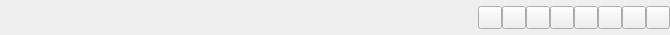
<?xml version="1.0" encoding="UTF-8"?>
<ui version="4.0">
 <class>statusbar</class>
 <widget class="QWidget" name="statusbar">
  <property name="geometry">
   <rect>
    <x>0</x>
    <y>0</y>
    <width>670</width>
    <height>35</height>
   </rect>
  </property>
  <property name="minimumSize">
   <size>
    <width>0</width>
    <height>35</height>
   </size>
  </property>
  <layout class="QHBoxLayout" name="horizontalLayout">
   <property name="spacing">
    <number>1</number>
   </property>
   <property name="leftMargin">
    <number>0</number>
   </property>
   <property name="topMargin">
    <number>5</number>
   </property>
   <property name="rightMargin">
    <number>0</number>
   </property>
   <property name="bottomMargin">
    <number>5</number>
   </property>
   <item>
    <widget class="QLabel" name="status">
     <property name="minimumSize">
      <size>
       <width>450</width>
       <height>0</height>
      </size>
     </property>
     <property name="text">
      <string/>
     </property>
    </widget>
   </item>
   <item>
    <spacer name="horizontalSpacer">
     <property name="orientation">
      <enum>Qt::Horizontal</enum>
     </property>
     <property name="sizeHint" stdset="0">
      <size>
       <width>40</width>
       <height>20</height>
      </size>
     </property>
    </spacer>
   </item>
   <item>
    <widget class="QFrame" name="frame">
     <property name="frameShadow">
      <enum>QFrame::Raised</enum>
     </property>
     <layout class="QHBoxLayout" name="horizontalLayout_2">
      <property name="spacing">
       <number>0</number>
      </property>
      <property name="margin">
       <number>0</number>
      </property>
      <item>
       <widget class="QToolButton" name="authentication_request">
        <property name="text">
         <string/>
        </property>
        <property name="iconSize">
         <size>
          <width>16</width>
          <height>16</height>
         </size>
        </property>
       </widget>
      </item>
      <item>
       <widget class="QToolButton" name="buzz">
        <property name="toolTip">
         <string>Buzz activity detected!</string>
        </property>
        <property name="iconSize">
         <size>
          <width>16</width>
          <height>16</height>
         </size>
        </property>
       </widget>
      </item>
      <item>
       <widget class="QToolButton" name="chat">
        <property name="toolTip">
         <string>You have received a new message.</string>
        </property>
        <property name="text">
         <string/>
        </property>
        <property name="iconSize">
         <size>
          <width>16</width>
          <height>16</height>
         </size>
        </property>
       </widget>
      </item>
      <item>
       <widget class="QToolButton" name="email">
        <property name="toolTip">
         <string>New e-mail has arrived!</string>
        </property>
        <property name="text">
         <string/>
        </property>
        <property name="iconSize">
         <size>
          <width>16</width>
          <height>16</height>
         </size>
        </property>
       </widget>
      </item>
      <item>
       <widget class="QToolButton" name="kernelstatus">
        <property name="text">
         <string/>
        </property>
        <property name="iconSize">
         <size>
          <width>16</width>
          <height>16</height>
         </size>
        </property>
       </widget>
      </item>
      <item>
       <widget class="QToolButton" name="errorlog">
        <property name="toolTip">
         <string>Log Viewer</string>
        </property>
        <property name="text">
         <string/>
        </property>
        <property name="iconSize">
         <size>
          <width>16</width>
          <height>16</height>
         </size>
        </property>
       </widget>
      </item>
      <item>
       <widget class="QToolButton" name="listeners">
        <property name="iconSize">
         <size>
          <width>16</width>
          <height>16</height>
         </size>
        </property>
       </widget>
      </item>
      <item>
       <widget class="QToolButton" name="neighbors">
        <property name="iconSize">
         <size>
          <width>16</width>
          <height>16</height>
         </size>
        </property>
       </widget>
      </item>
     </layout>
    </widget>
   </item>
  </layout>
 </widget>
 <resources/>
 <connections/>
</ui>
